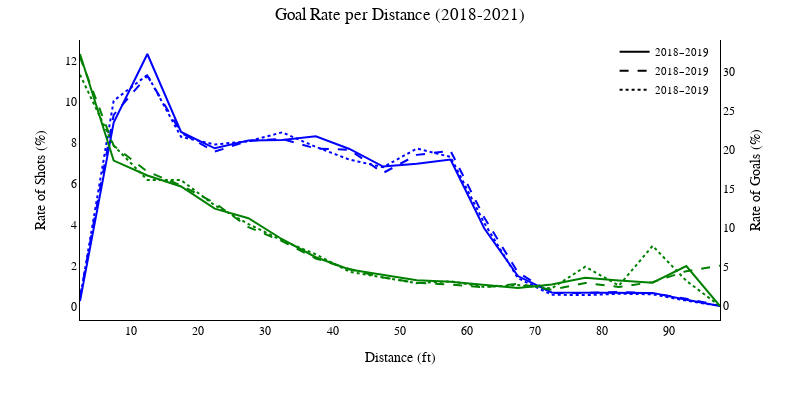

The cell this chart's notebook holds for it:
### Markdown cell above
### Second Figure_choice

### Code cell
''' Create a single figure for all seasons'''
'''Display shots rate instead of total goals to improve lisibility'''

shots1, rate1, rate_of_shots1 = calculate_metrics(df_2018)
shots2, rate2, rate_of_shots2 = calculate_metrics(df_2019)
shots3, rate3, rate_of_shots3 = calculate_metrics(df_2020)


fig = go.Figure()

fig.add_trace(go.Scatter(
    x=(rate1.index.astype(int) + bin_size/2),
    y=rate1.values,
    name="2018-2019",
    mode="lines",
    marker=dict(color="red"),
    line=dict(color="green", dash="solid", width=2),
    yaxis="y2",
    showlegend=False

))

fig.add_trace(go.Scatter(
    x=(rate2.index.astype(int) + bin_size/2),
    y=rate2.values,
    name="2019-2020",
    mode="lines",
    marker=dict(color="yellow"),
    line=dict(color="green", dash="dash", width=2),
    yaxis="y2",
    showlegend=False

))

fig.add_trace(go.Scatter(
    x=(rate3.index.astype(int) + bin_size/2),
    y=rate3.values,
    name="2020-2021",
    mode="lines",
    marker=dict(color="orange"),
    line=dict(color="green", dash="dot", width=2),
    yaxis="y2",
    showlegend=False

))

fig.add_trace(go.Scatter(
    x=(rate1.index.astype(int) + bin_size/2),
    y=rate_of_shots1.values,
    name="2018-2019",
    mode="lines",
    marker=dict(color="red"),
    line=dict(color="blue", dash="solid", width=2),
    yaxis="y1",
    showlegend=False
))

fig.add_trace(go.Scatter(
    x=(rate2.index.astype(int) + bin_size/2),
    y=rate_of_shots2.values,
    name="2019-2020",
    mode="lines",
    marker=dict(color="yellow"),
    line=dict(color="blue", dash="dash", width=2),
    yaxis="y1",
    showlegend=False
))

fig.add_trace(go.Scatter(
    x=(rate3.index.astype(int) + bin_size/2),
    y=rate_of_shots3.values,
    name="2020-2021",
    mode="lines",
    marker=dict(color="orange"),
    line=dict(color="blue", dash="dot", width=2),
    yaxis="y1",
    showlegend=False
))

'''Here we add one dummy set of lines only to be displayed as the legend'''
fig.add_trace(go.Scatter(
    x=[None], y=[None],         
    mode="lines",
    line=dict(color="black", dash="solid", width=2),
    name="2018–2019",             
    hoverinfo="skip"             
))
fig.add_trace(go.Scatter(
    x=[None], y=[None],          
    mode="lines",
    line=dict(color="black", dash="dash", width=2),
    name="2018–2019",             
    hoverinfo="skip"              
))
fig.add_trace(go.Scatter(
    x=[None], y=[None],           
    mode="lines",
    line=dict(color="black", dash="dot", width=2),
    name="2018–2019",             
    hoverinfo="skip"              
))



family_titles="Times New Roman"
fig.update_layout(
    plot_bgcolor="white",
    paper_bgcolor="white",
    title=dict(
    text="Goal Rate per Distance (2018-2021)",
    font=dict(size=17, family=family_titles, color="black"),  # title font
    x=0.5,
    pad=dict(t=1)

    ),
    xaxis=dict(
        title=dict(
            text="Distance (ft)",
            font=dict(size=14, family=family_titles, color="black")
        ),
        tickfont=dict(size=12, family=family_titles, color="black"),
        showgrid=False,
        zeroline=False,      
        showline=True,       
        linecolor="black",   
        linewidth=1        
    ),
    yaxis=dict(
        title=dict(
            text="Rate of Shots (%)",
            font=dict(size=14, family=family_titles, color="black")
        ),
        tickfont=dict(size=12, family=family_titles, color="black"),
        showgrid=False,
        zeroline=False,      
        showline=True,       
        linecolor="black",   
        linewidth=1        
    ),
    yaxis2=dict(
        title=dict(
            text="Rate of Goals (%)",
            font=dict(size=14, family=family_titles, color="black")
        ),
        tickfont=dict(size=12, family=family_titles, color="black"),
        overlaying="y",
        side="right",
        showgrid=False,
        zeroline=False,      
        showline=True,       
        linecolor="black",   
        linewidth=1        
    ),
    legend=dict(
        x=0.99, y=1.01,              
        xanchor="right", yanchor="top",
        font=dict(size=11, family=family_titles, color="black"),
        bgcolor="rgba(255,255,255,0.5)"
    ),
    barmode="group",
    margin=dict(t=40)
    )

fig.update_xaxes(
    tick0=0,   # where ticks start
    dtick=10,  # step size
    tickmode="linear"
)
fig.update_layout(width=800, height=400)
fig.write_image(OUT_PATH_VIS+"Goal Rate per Distance (All Seasons).png", scale=5)
fig.write_image(OUT_PATH_VIS+"Goal Rate per Distance (All Seasons).svg")
fig.show()

### Figure 1 — Plotly figure (JSON) as saved in the notebook; plotly's stock layout.template omitted (floating-point values rounded to 4 significant figures)
{"data": [{"line": {"color": "green", "dash": "solid", "width": 2}, "marker": {"color": "red"}, "mode": "lines", "name": "2018-2019", "showlegend": false, "type": "scatter", "x": [2.5, 7.5, 12.5, 17.5, 22.5, 27.5, 32.5, 37.5, 42.5, 47.5, 52.5, 57.5, 62.5, 67.5, 72.5, 77.5, 82.5, 87.5, 92.5, 97.5], "y": [32.31, 18.65, 16.74, 15.33, 12.48, 11.26, 8.56, 6.25, 4.69, 3.97, 3.29, 3.12, 2.75, 2.3, 2.76, 3.62, 3.28, 2.99, 5.13, 0.0], "yaxis": "y2"}, {"line": {"color": "green", "dash": "dash", "width": 2}, "marker": {"color": "yellow"}, "mode": "lines", "name": "2019-2020", "showlegend": false, "type": "scatter", "x": [2.5, 7.5, 12.5, 17.5, 22.5, 27.5, 32.5, 37.5, 42.5, 47.5, 52.5, 57.5, 62.5, 67.5, 72.5, 77.5, 82.5, 87.5, 92.5, 97.5], "y": [31.91, 20.55, 17.23, 15.46, 13.21, 10.12, 8.31, 6.09, 4.74, 3.66, 2.97, 2.74, 2.41, 2.84, 2.08, 2.96, 2.45, 3.06, 4.47, 5.17], "yaxis": "y2"}, {"line": {"color": "green", "dash": "dot", "width": 2}, "marker": {"color": "orange"}, "mode": "lines", "name": "2020-2021", "showlegend": false, "type": "scatter", "x": [2.5, 7.5, 12.5, 17.5, 22.5, 27.5, 32.5, 37.5, 42.5, 47.5, 52.5, 57.5, 62.5, 67.5, 72.5, 77.5, 82.5, 87.5, 92.5, 97.5], "y": [29.66, 20.56, 16.17, 16.14, 12.9, 10.51, 8.41, 6.63, 4.4, 3.7, 2.93, 3.17, 2.44, 2.68, 2.25, 5.03, 2.62, 7.71, 3.23, 0.0], "yaxis": "y2"}, {"line": {"color": "blue", "dash": "solid", "width": 2}, "marker": {"color": "red"}, "mode": "lines", "name": "2018-2019", "showlegend": false, "type": "scatter", "x": [2.5, 7.5, 12.5, 17.5, 22.5, 27.5, 32.5, 37.5, 42.5, 47.5, 52.5, 57.5, 62.5, 67.5, 72.5, 77.5, 82.5, 87.5, 92.5, 97.5], "y": [0.3, 9.01, 12.35, 8.55, 7.75, 8.13, 8.16, 8.34, 7.72, 6.86, 7.0, 7.2, 3.85, 1.52, 0.72, 0.71, 0.71, 0.7, 0.36, 0.06], "yaxis": "y"}, {"line": {"color": "blue", "dash": "dash", "width": 2}, "marker": {"color": "yellow"}, "mode": "lines", "name": "2019-2020", "showlegend": false, "type": "scatter", "x": [2.5, 7.5, 12.5, 17.5, 22.5, 27.5, 32.5, 37.5, 42.5, 47.5, 52.5, 57.5, 62.5, 67.5, 72.5, 77.5, 82.5, 87.5, 92.5, 97.5], "y": [0.49, 9.38, 11.29, 8.51, 7.59, 8.11, 8.21, 7.74, 7.68, 6.55, 7.43, 7.63, 4.38, 1.7, 0.69, 0.7, 0.75, 0.68, 0.41, 0.08], "yaxis": "y"}, {"line": {"color": "blue", "dash": "dot", "width": 2}, "marker": {"color": "orange"}, "mode": "lines", "name": "2020-2021", "showlegend": false, "type": "scatter", "x": [2.5, 7.5, 12.5, 17.5, 22.5, 27.5, 32.5, 37.5, 42.5, 47.5, 52.5, 57.5, 62.5, 67.5, 72.5, 77.5, 82.5, 87.5, 92.5, 97.5], "y": [0.41, 10.07, 11.33, 8.31, 7.94, 8.09, 8.53, 7.82, 7.2, 6.83, 7.74, 7.33, 4.11, 1.42, 0.61, 0.59, 0.66, 0.63, 0.32, 0.06], "yaxis": "y"}, {"hoverinfo": "skip", "line": {"color": "black", "dash": "solid", "width": 2}, "mode": "lines", "name": "2018–2019", "type": "scatter", "x": [null], "y": [null]}, {"hoverinfo": "skip", "line": {"color": "black", "dash": "dash", "width": 2}, "mode": "lines", "name": "2018–2019", "type": "scatter", "x": [null], "y": [null]}, {"hoverinfo": "skip", "line": {"color": "black", "dash": "dot", "width": 2}, "mode": "lines", "name": "2018–2019", "type": "scatter", "x": [null], "y": [null]}], "layout": {"barmode": "group", "height": 400, "legend": {"bgcolor": "rgba(255,255,255,0.5)", "font": {"color": "black", "family": "Times New Roman", "size": 11}, "x": 0.99, "xanchor": "right", "y": 1.01, "yanchor": "top"}, "margin": {"t": 40}, "paper_bgcolor": "white", "plot_bgcolor": "white", "title": {"font": {"color": "black", "family": "Times New Roman", "size": 17}, "pad": {"t": 1}, "text": "Goal Rate per Distance (2018-2021)", "x": 0.5}, "width": 800, "xaxis": {"dtick": 10, "linecolor": "black", "linewidth": 1, "showgrid": false, "showline": true, "tick0": 0, "tickfont": {"color": "black", "family": "Times New Roman", "size": 12}, "tickmode": "linear", "title": {"font": {"color": "black", "family": "Times New Roman", "size": 14}, "text": "Distance (ft)"}, "zeroline": false}, "yaxis": {"linecolor": "black", "linewidth": 1, "showgrid": false, "showline": true, "tickfont": {"color": "black", "family": "Times New Roman", "size": 12}, "title": {"font": {"color": "black", "family": "Times New Roman", "size": 14}, "text": "Rate of Shots (%)"}, "zeroline": false}, "yaxis2": {"linecolor": "black", "linewidth": 1, "overlaying": "y", "showgrid": false, "showline": true, "side": "right", "tickfont": {"color": "black", "family": "Times New Roman", "size": 12}, "title": {"font": {"color": "black", "family": "Times New Roman", "size": 14}, "text": "Rate of Goals (%)"}, "zeroline": false}}}
